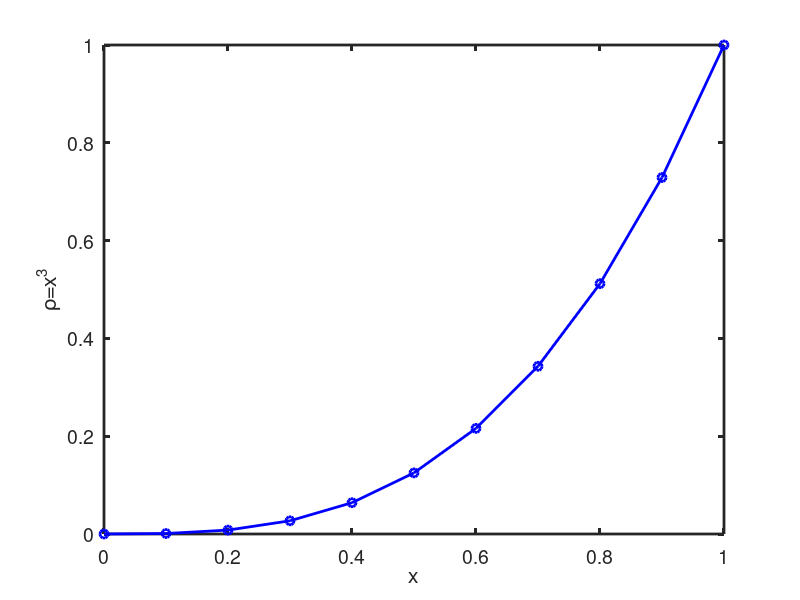
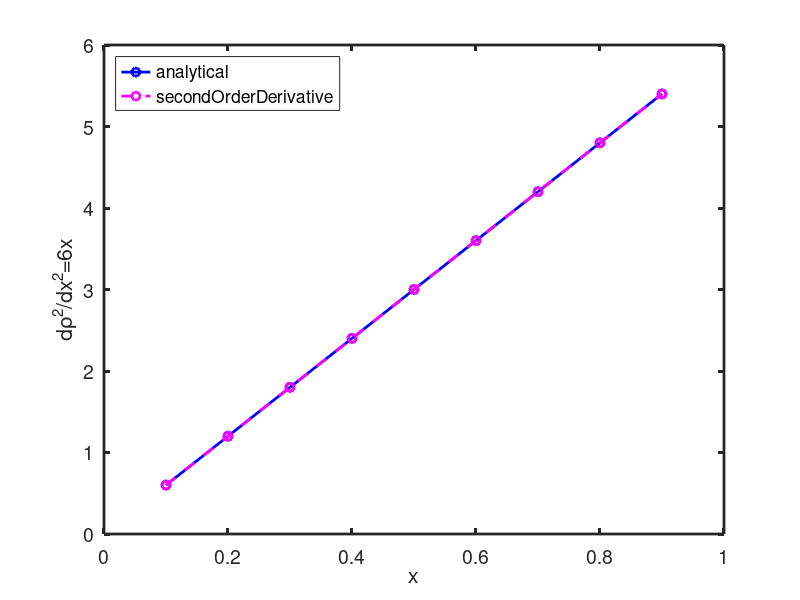

Reproduce these figures in MATLAB, in order.
%% Estimating numerical first order derivatives

clear all;
close all;

x = [0:0.1:1]';
y = x.^3;

n = length(x);

figure(1);
%plot(x, y, '-b', 'linewidth', 2);
plot(x, y, '-ob', 'linewidth', 2);
hold on;
xlabel('x');
ylabel('\rho=x^3');
set(gca, "linewidth", 2, "fontsize", 14)

% gradient
yp = 6*x; % Analytical expression

yp_n1 = zeros(size(y));

%yp_n1(1, 1) = (y(2, 1) - y(1, 1)) / (x(2, 1) - x(1, 1));
%yp_n1(n, 1) = (y(n, 1) - y(n-1, 1)) / (x(n, 1) - x(n-1, 1));

for i = 2 : length(y)-1
  yp_n1(i, 1) = (y(i+1, 1) - 2*y(i,1) + y(i-1, 1)) / ((x(i+1, 1) - x(i, 1)).^2);
end

figure(2);
hold on;
plot(x(2:n-1), yp(2:n-1), '-ob', 'linewidth', 2);
plot(x(2:n-1), yp_n1(2:n-1), '--om', 'linewidth', 2);
legend('analytical', 'secondOrderDerivative', 'location', 'northwest');
hold on;
xlabel('x');
ylabel('d\rho^2/dx^2=6x');
box on;
set(gca, "linewidth", 2, "fontsize", 14)
hold off;
